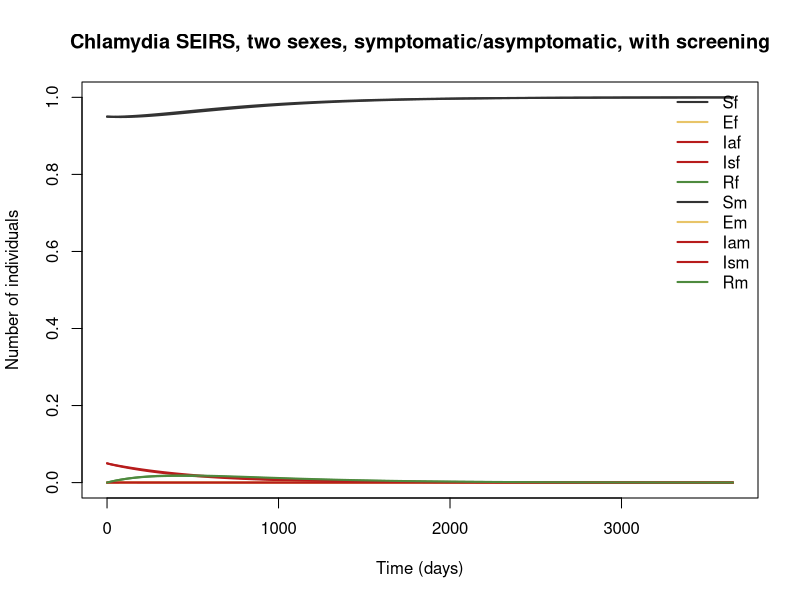

R code for this plot:
## Chlamydia SEIRS, two sexes, symptomatic/asymptomatic, with screening
## Chlamydia trachomatis.
## Parameter values: 1 of 12 checked against the source; the rest are recalled or illustrative.
## Reference: Althaus CL, Heijne JCM, Roellin A, Low N. Transmission dynamics of Chlamydia trachomatis affect the impact of screening programmes. Epidemics 2010;2(3):123–131
## Source: https://doi.org/10.1016/j.epidem.2010.04.002
##
## Generated from a compartmental model diagram (model format v1).
## Regenerating from the same diagram always gives this exact file.
##
## Compartments: Sf, Ef, Iaf, Isf, Rf, Sm, Em, Iam, Ism, Rm
## Flows (time unit: days):
##   Sf -> Ef   : foi_f * Sf
##   Ef -> Isf  : p_sym_f * sig_inc * Ef
##   Ef -> Iaf  : (1 - p_sym_f) * sig_inc * Ef
##   Iaf -> Rf  : 1 / d_af * Iaf
##   Iaf -> Sf  : scr_f * Iaf
##   Isf -> Sf  : 1 / d_s * Isf
##   Rf -> Sf   : w_imm * Rf
##   Sm -> Em   : foi_m * Sm
##   Em -> Ism  : p_sym_m * sig_inc * Em
##   Em -> Iam  : (1 - p_sym_m) * sig_inc * Em
##   Iam -> Rm  : 1 / d_am * Iam
##   Iam -> Sm  : scr_m * Iam
##   Ism -> Sm  : 1 / d_s * Ism
##   Rm -> Sm   : w_imm * Rm

library(deSolve)

# ---- Time ------------------------------------------------------------
times <- seq(0, 3650, by = 5)  # days

# ---- Parameters ------------------------------------------------------
parameters <- c(
  cp = 1 / 365,       # partner change rate (1 per year, equal by sex to keep partnerships balanced) (partners/day) [illustrative]
  beta_mf = 0.3,      # male-to-female transmission (per partnership) [illustrative]
  beta_fm = 0.3,      # female-to-male transmission (per partnership) [illustrative]
  sig_inc = 1 / 14,   # exit from latent period (/day) [illustrative]
  p_sym_f = 0.1,      # symptomatic fraction, women [illustrative]
  p_sym_m = 0.2,      # symptomatic fraction, men [illustrative]
  d_af = 433,         # asymptomatic duration, women (days) [verified]
  d_am = 433,         # asymptomatic duration, men (days) [illustrative]
  d_s = 30,           # time to treatment when symptomatic (days) [illustrative]
  w_imm = 1 / 365,    # waning of immunity (R back to S) (/day) [illustrative]
  scr_f = 0.2 / 365,  # screening plus treatment rate, women (/day) [illustrative]
  scr_m = 0.05 / 365  # screening plus treatment rate, men (/day) [illustrative]
)

# ---- Initial conditions ----------------------------------------------
state <- c(
  Sf = 0.95,   # susceptible women
  Ef = 0,      # exposed (latent) women
  Iaf = 0.05,  # asymptomatic infected women
  Isf = 0,     # symptomatic infected women
  Rf = 0,      # immune women
  Sm = 0.95,   # susceptible men
  Em = 0,      # exposed men
  Iam = 0.05,  # asymptomatic infected men
  Ism = 0,     # symptomatic infected men
  Rm = 0       # immune men
)

# ---- Model equations -------------------------------------------------
chlamydia_seirs_screening_althaus_model <- function(t, state, parameters) {
  with(as.list(c(state, parameters)), {
    # Total population
    N <- Sf + Ef + Iaf + Isf + Rf + Sm + Em + Iam + Ism + Rm

    # Derived quantities
    Nf <- Sf + Ef + Iaf + Isf + Rf            # women total
    Nm <- Sm + Em + Iam + Ism + Rm            # men total
    foi_f <- cp * beta_mf * (Iam + Ism) / Nm  # force of infection on women
    foi_m <- cp * beta_fm * (Iaf + Isf) / Nf  # force of infection on men

    # Rates of change
    dSf <- -foi_f * Sf + scr_f * Iaf + 1 / d_s * Isf + w_imm * Rf
    dEf <- foi_f * Sf - p_sym_f * sig_inc * Ef - (1 - p_sym_f) * sig_inc * Ef
    dIaf <- (1 - p_sym_f) * sig_inc * Ef - 1 / d_af * Iaf - scr_f * Iaf
    dIsf <- p_sym_f * sig_inc * Ef - 1 / d_s * Isf
    dRf <- 1 / d_af * Iaf - w_imm * Rf
    dSm <- -foi_m * Sm + scr_m * Iam + 1 / d_s * Ism + w_imm * Rm
    dEm <- foi_m * Sm - p_sym_m * sig_inc * Em - (1 - p_sym_m) * sig_inc * Em
    dIam <- (1 - p_sym_m) * sig_inc * Em - 1 / d_am * Iam - scr_m * Iam
    dIsm <- p_sym_m * sig_inc * Em - 1 / d_s * Ism
    dRm <- 1 / d_am * Iam - w_imm * Rm

    list(c(dSf, dEf, dIaf, dIsf, dRf, dSm, dEm, dIam, dIsm, dRm))
  })
}

# ---- Solve -----------------------------------------------------------
out <- ode(y = state, times = times, func = chlamydia_seirs_screening_althaus_model, parms = parameters)
out <- as.data.frame(out)

# ---- Plot ------------------------------------------------------------
compartment_cols <- c(Sf = "#333333", Ef = "#E8C468", Iaf = "#B71C1C", Isf = "#B71C1C", Rf = "#4E8A3E", Sm = "#333333", Em = "#E8C468", Iam = "#B71C1C", Ism = "#B71C1C", Rm = "#4E8A3E")
matplot(out$time, out[, names(compartment_cols)], type = "l", lty = 1, lwd = 2,
        col = compartment_cols, xlab = "Time (days)", ylab = "Number of individuals",
        main = "Chlamydia SEIRS, two sexes, symptomatic/asymptomatic, with screening")
legend("topright", legend = names(compartment_cols), col = compartment_cols,
       lty = 1, lwd = 2, bty = "n")
